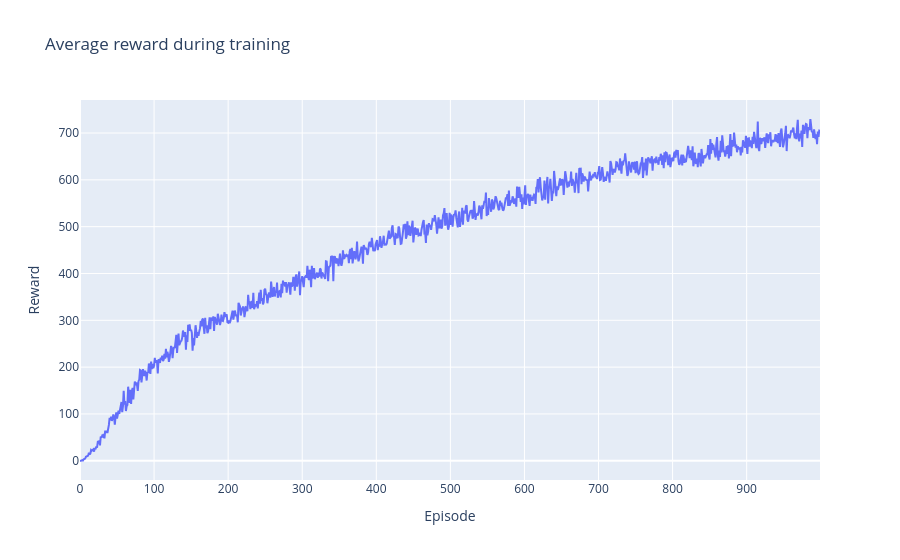

Notebook source saved alongside this figure:
### Code cell
fig = go.Figure()
fig.add_trace(go.Scatter(y=rewards_accumulated))
fig.update_layout(title="Average reward during training", xaxis_title="Episode", yaxis_title="Reward")
fig.show()

### Figure 1 — Plotly figure (JSON) as saved in the notebook; plotly's stock layout.template omitted (floating-point values rounded to 4 significant figures; data arrays with more than 128 entries replaced by an {"elided": "..."} marker saying what was removed)
{"data": [{"y": {"elided": "1000 float values"}, "type": "scatter"}], "layout": {"title": {"text": "Average reward during training"}, "xaxis": {"title": {"text": "Episode"}}, "yaxis": {"title": {"text": "Reward"}}}}
